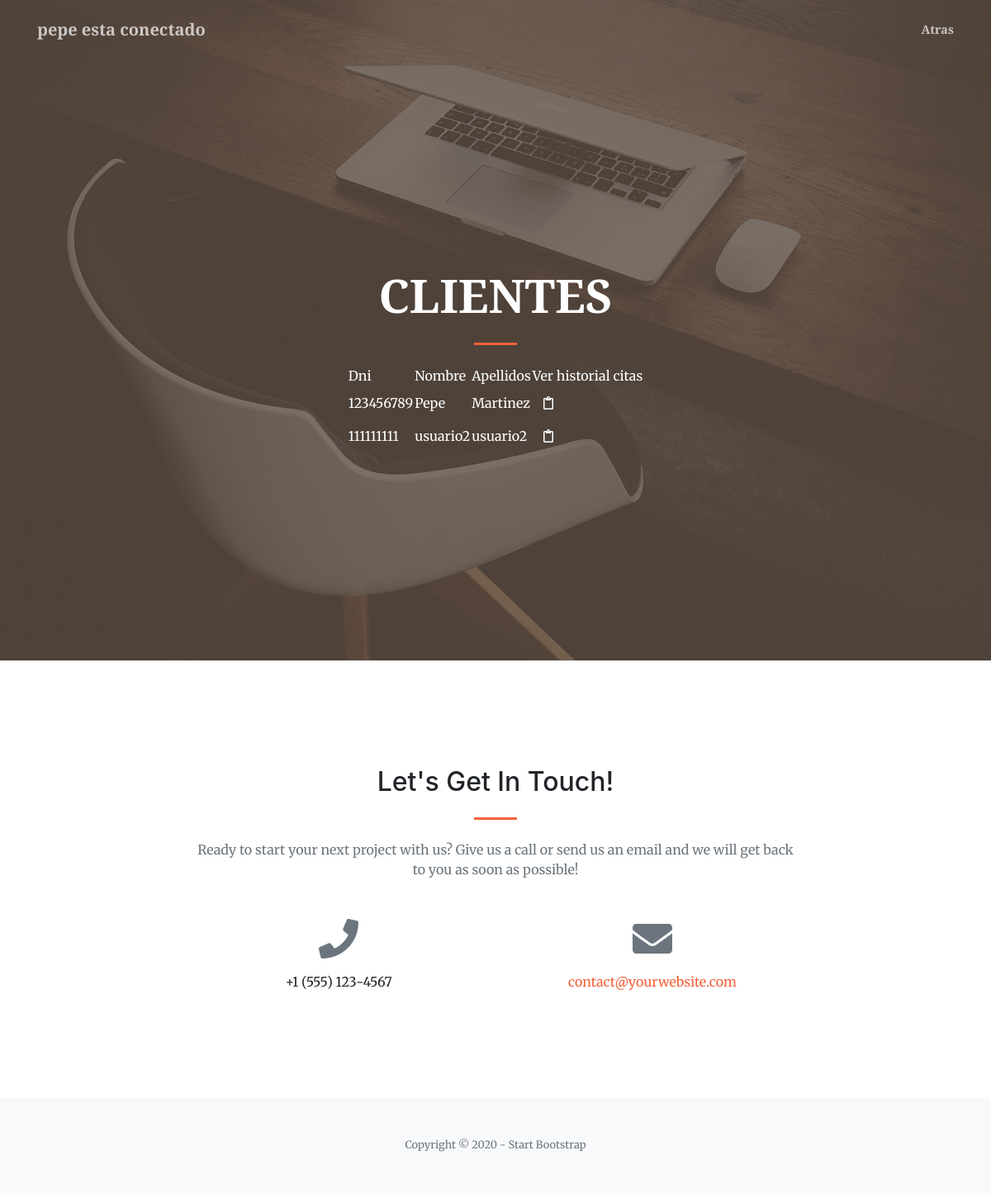
Page /listCliente (signed in) on the committed database.
### nucleo/models.py (models this page shows)
class Cliente(models.Model):
    dni=models.CharField(max_length=10)
    nombre=models.CharField(max_length=30)
    apellidos=models.CharField(max_length=50)
    direccion=models.CharField(max_length=100)
    fechaNacimiento=models.DateField()
    foto=models.CharField(max_length=100)
    idUsuario=models.ForeignKey(User,on_delete=models.CASCADE)

### nucleo/views.py (the view)
# urls.py: path('listCliente',views.ClienteListView.as_view(),name="listCliente"),
class ClienteListView(ListView):
    model=Cliente

### nucleo/templates/nucleo/cliente_list.html (shortened to what this page needs)
<!DOCTYPE html>
<html lang="en">
    <head>
        <link href="https://cdnjs.cloudflare.com/ajax/libs/magnific-popup.js/1.1.0/magnific-popup.min.css" rel="stylesheet" />
        {% load static %}
        <link href="{% static 'css/styles.css' %}" rel="stylesheet" />
    </head>
    <body id="page-top">
        <nav class="navbar navbar-expand-lg navbar-light fixed-top py-3" id="mainNav">
            <div class="container">
                <a class="navbar-brand js-scroll-trigger">{{ user }} esta conectado</a>
                <div class="collapse navbar-collapse" id="navbarResponsive">
                    <ul class="navbar-nav ml-auto my-2 my-lg-0">
                        <li class="nav-item"><a class="nav-link js-scroll-trigger" href="/logueado">Atras</a></li>
                    </ul>
                </div>
            </div>
        </nav>
        <header class="masthead">
            <div class="container h-100">
                <div class="row h-100 align-items-center justify-content-center text-center">
                    <div class="col-lg-10 align-self-end">
                        <h1 class="text-uppercase text-white font-weight-bold">Clientes</h1>
                        <hr class="divider my-4" />
                        </div>
                        <div class="col-lg-8 align-self-baseline">
                        <div align="center">
                        <div class="panel panel-default">
                            <div class="panel-heading">
                            <table bgcolor="">
                            <thead>
							<tr>
								<td><font color="white">Dni</font></td>
								<td><font color="white">Nombre</font></td>
								<td><font color="white">Apellidos</font></td>
                                <td><font color="white">Ver historial citas</font></td>
							</tr>
						    <thead>
                            <tbody>
                            {% if cliente_list %}
                            {% for c in cliente_list %}
							<tr>
                                <td><font color="white">{{ c.dni }}</font></td>
								<td><font color="white">{{ c.nombre }}</font></td>
                                <td><font color="white">{{ c.apellidos }}</font></td>
                                <td><a href="listCita">
								    <abbr title="Historial citas">
									<button type="button" class="btn btn-default">
										<font color="white"><i class="far fa-clipboard"></i></font>
									</button>
									</abbr></a></td>
							</tr>
                            {% endfor %}
                            </tbody>
                            </table>
                            {% else %}
                            <p>No hay ningun cliente</p>
                            {% endif %}
                        </div>
                      </div>
                    </div>
                </div>
            </div>
        </header>
        <section class="page-section" id="contact">
            <div class="container">
                <div class="row justify-content-center">
                    <div class="col-lg-8 text-center">
                        <h2 class="mt-0">Let's Get In Touch!</h2>
                        <hr class="divider my-4" />
                        <p class="text-muted mb-5">Ready to start your next project with us? Give us a call or send us an email and we will get back to you as soon as possible!</p>
                    </div>
                </div>
                <div class="row">
                    <div class="col-lg-4 ml-auto text-center mb-5 mb-lg-0">
                        <i class="fas fa-phone fa-3x mb-3 text-muted"></i>
                        <div>+1 (555) 123-4567</div>
                    </div>
                    <div class="col-lg-4 mr-auto text-center">
                        <i class="fas fa-envelope fa-3x mb-3 text-muted"></i>
                        <a class="d-block" href="mailto:contact@yourwebsite.com">contact@yourwebsite.com</a>
                    </div>
                </div>
            </div>
        </section>
        <footer class="bg-light py-5">
            <div class="container"><div class="small text-center text-muted">Copyright © 2020 - Start Bootstrap</div></div>
        </footer>
    </body>
</html>

### rows in the picture
Cliente: dni "123456789", nombre "Pepe", apellidos "Martinez"
Cliente: dni "111111111", nombre "usuario2", apellidos "usuario2"

### other values in the picture
{{ user }} "pepe"
